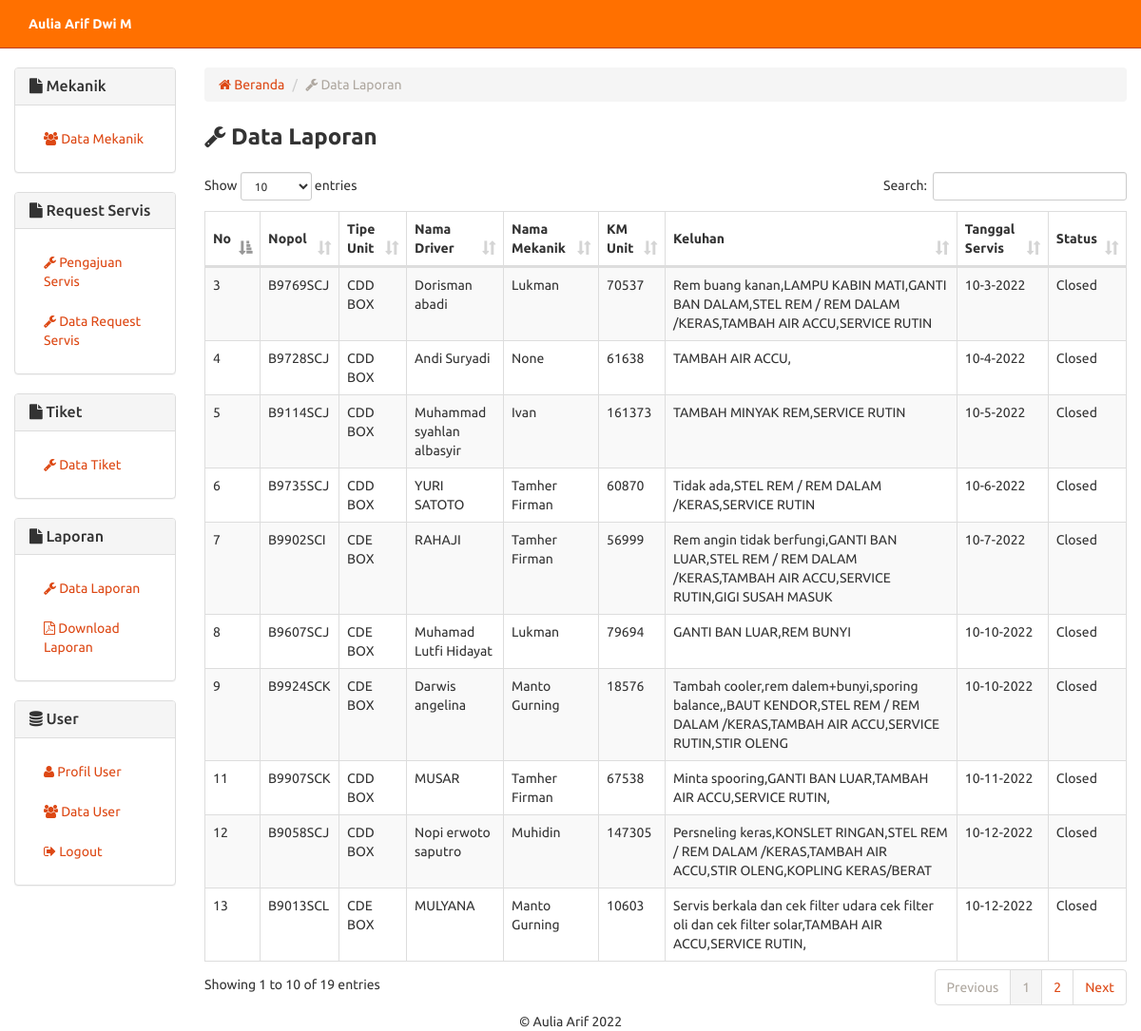
The app's page /laporan.php (signed in) with its own data.
### tables this page shows
CREATE TABLE `tiket` (
  `no_tiket` int(5) NOT NULL,
  `nopol` varchar(10) NOT NULL,
  `tipe_unit` varchar(10) NOT NULL,
  `nama_driver` varchar(30) NOT NULL,
  `nama_mekanik` varchar(30) DEFAULT NULL,
  `km_unit` varchar(6) NOT NULL,
  `keluhan` varchar(200) NOT NULL,
  `tanggal_servis` varchar(15) DEFAULT NULL,
  `status` varchar(10) NOT NULL
);

### includes/laporan.inc.php (called while the page is built, shortened)
<?php
class Tiket{
  private $conn;
  public function __construct($db){
    $this->conn = $db;
  }
	function readAll(){
	    $query = "SELECT * FROM tiket
	              #JOIN mekanik ON tiket.nama_mekanik=mekanik.nama_mekanik
	              #JOIN 213_pelanggan ON tiket.id_pelanggan=213_pelanggan.id_pelanggan
		          #JOIN 213_sparepart ON tiket.id_sparepart=213_sparepart.id_sparepart
		         # JOIN unit ON tiket.nopol=unit.nopol
		          WHERE status = 'Closed' ";
		$stmt = $this->conn->prepare( $query );
		$stmt->execute();
		return $stmt;
	}
	function countAll(){
		$query = "SELECT * FROM tiket
		          JOIN mekanik ON tiket.nama_mekanik=mekanik.nama_mekanik
		          #JOIN 213_pelanggan ON tiket.id_pelanggan=213_pelanggan.id_pelanggan
		          #JOIN 213_sparepart ON tiket.id_sparepart=213_sparepart.id_sparepart
		          JOIN unit ON tiket.nopol=unit.nopol";
		$stmt = $this->conn->prepare( $query );
		$stmt->execute();
		return $stmt->rowCount();
	}
}
?>

### laporan.php (the view, shortened to what this page needs)
<?php
include "header.php";
include_once 'includes/laporan.inc.php';
$pro = new Tiket($db);
$stmt = $pro->readAll();
            ?>
<div class="row">
	<div class="col-xs-12 col-sm-12 col-md-2">
		  	<?php
			include_once 'sidebar.php';
			?>
	</div>
	<div class="col-xs-12 col-sm-12 col-md-10">
	<ol class="breadcrumb">
	  <li><a href="index.php"><span class="fa fa-home"></span> Beranda</a></li>
	  <li class="active"><span class="fa fa-wrench"></span> Data Laporan</li>
	</ol>
<form method="post">
    <div class="row">
        <div class="col-md-6 text-left">
            <strong style="font-size:18pt;"><span class="fa fa-wrench"></span> Data Laporan</strong>
        </div>
    </div>
    <br/>
    <table width="100%" class="table table-striped table-bordered" id="tabeldata">
        <thead>
            <tr class="text-center">
                <th style="vertical-align:middle;">No</th>
                <th style="vertical-align:middle;">Nopol</th>
                <th style="vertical-align:middle;">Tipe Unit</th>
                <th style="vertical-align:middle;">Nama Driver</th>
                <th style="vertical-align:middle;">Nama Mekanik</th>
                <th style="vertical-align:middle;">KM Unit</th>
                <th style="vertical-align:middle;">Keluhan</th>
				<th style="vertical-align:middle;">Tanggal Servis</th>
                <th style="vertical-align:middle;">Status</th>
            </tr>
        </thead>
               <tbody>
    <?php
    while ($row = $stmt->fetch(PDO::FETCH_ASSOC)){
    ?>
            <tr>
            <td style="vertical-align:center;"><?php echo $row['no_tiket'] ?></td>
            <td style="vertical-align:center;"><?php echo $row['nopol'] ?></td>
             <td style="vertical-align:center;"><?php echo $row['tipe_unit'] ?></td>
            <td style="vertical-align:center;"><?php echo $row['nama_driver'] ?></td>
    	    <td style="vertical-align:center;"><?php echo $row['nama_mekanik'] ?></td>
            <td style="vertical-align:center;"><?php echo $row['km_unit'] ?></td>
            <td style="vertical-align:center;"><?php echo $row['keluhan'] ?></td>
		    <td style="vertical-align:center;"><?php echo $row['tanggal_servis'] ?></td>
            <td style="vertical-align:center;"><?php echo $row['status'] ?></td>
            </tr>
		 <?php
    }
    ?>
        </tbody>
    </table>
    </form>
</div>
</div>
<?php include "footer.php"; ?>

### header.php (shortened to what this page needs)
<!DOCTYPE html>
<html lang="en">
  <head>
    <link href="css/bootstrap.min.css" rel="stylesheet">
    <link href="css/dataTables.bootstrap.min.css" rel="stylesheet">
    <link type="text/css" href="css/jquery.toastmessage.css" rel="stylesheet"/>
	<link rel="stylesheet" href="css/font-awesome.min.css">
  </head>
  <body>
	<nav class="aku navbar navbar-default navbar-static-top" style="background-color: #FF7000;">
	  <div class="container-fluid">
		<div class="navbar navbar-fixed-top">
  <div class="navbar-inner">
    <div class="container"> <a class="btn btn-navbar" data-toggle="collapse" data-target=".nav-collapse">
	</a> </a>
    </div>
  </div>
</div>
		<div class="collapse navbar-collapse" id="bs-example-navbar-collapse-1">
		  <ul class="nav navbar-nav navbar-left">
			<li><a href="profil.php"><b><?php echo $_SESSION['nama_user'] ?></b></a></li>
		  </ul>
		</div>
	  </div>
	</nav>
    <div class="container-fluid">

### sidebar.php
<?php if ($_SESSION['tipe_user'] == 'admin') { ?>
	<div class="panel panel-default">
		<div class="panel-heading">
			<h3 class="panel-title"><span class="fa fa-file"></span> Mekanik</h3>
		</div>
		<div class="panel-body">
			<ul class="nav nav-pills nav-stacked">
				<li role="presentation"><a href="mekanik.php"><span class="fa fa-users"></span> Data Mekanik</a></li>
			</ul>
		</div>
	</div>
<?php } ?>
<div class="panel panel-default">
	<div class="panel-heading">
		<h3 class="panel-title"><span class="fa fa-file"></span> Request Servis</h3>
	</div>
	<div class="panel-body">
		<ul class="nav nav-pills nav-stacked">
			<li role="presentation"><a href="request-baru.php"><span class="fa fa-wrench"></span> Pengajuan Servis</a></li>
			<?php if ($_SESSION['tipe_user'] == 'admin') { ?>
				<li role="presentation"><a href="request.php"><span class="fa fa-wrench"></span> Data Request Servis</a></li>
			<?php } ?>
		</ul>
	</div>
</div>
<?php if ($_SESSION['tipe_user'] == 'admin') { ?>
	<div class="panel panel-default">
		<div class="panel-heading">
			<h3 class="panel-title"><span class="fa fa-file"></span> Tiket</h3>
		</div>
		<div class="panel-body">
			<ul class="nav nav-pills nav-stacked">
				<li role="presentation"><a href="tiket.php"><span class="fa fa-wrench"></span> Data Tiket</a></li>
			</ul>
		</div>
	</div>
	<div class="panel panel-default">
		<div class="panel-heading">
			<h3 class="panel-title"><span class="fa fa-file"></span> Laporan</h3>
		</div>
		<div class="panel-body">
			<ul class="nav nav-pills nav-stacked">
				<li role="presentation"><a href="laporan.php"><span class="fa fa-wrench"></span> Data Laporan</a></li>
				<li role="presentation"><a href="laporan-servis.php" target="_blank"><span class="fa fa-file-pdf-o"></span> Download Laporan</a></li>
			</ul>
		</div>
	</div>
<?php } ?>
<div class="panel panel-default">
	<div class="panel-heading">
		<h3 class="panel-title"><span class="fa fa-database"></span> User</h3>
	</div>
	<div class="panel-body">
		<ul class="nav nav-pills nav-stacked">
			<?php if ($_SESSION['tipe_user'] == 'admin') { ?>
				<li role="presentation"><a href="profil.php"><span class="fa fa-user"></span> Profil User</a></li>
				<li role="presentation"><a href="user.php"><span class="fa fa-users"></span> Data User</a></li>
			<?php } ?>
			<li role="presentation"><a href="logout.php"><span class="fa fa-sign-out"></span> Logout</a></li>
		</ul>
	</div>
</div>

### footer.php (shortened to what this page needs)
<footer class="text-center">&copy; Aulia Arif 2022</footer>
	</div>
  </body>
</html>

### records on screen
tiket: no_tiket "3", nopol "B9769SCJ", tipe_unit "CDD BOX", nama_driver "Dorisman abadi", nama_mekanik "Lukman", km_unit "70537", keluhan "Rem buang kanan,LAMPU KABIN MATI,GANTI BAN DALAM,STEL REM / REM DALAM /KERAS,TAMBAH AIR ACCU,SERVICE RUTIN", tanggal_servis "10-3-2022", status "Closed"
tiket: no_tiket "4", nopol "B9728SCJ", tipe_unit "CDD BOX", nama_driver "Andi Suryadi", nama_mekanik "None", km_unit "61638", keluhan "TAMBAH AIR ACCU,", tanggal_servis "10-4-2022", status "Closed"
tiket: no_tiket "5", nopol "B9114SCJ", tipe_unit "CDD BOX", nama_driver "Muhammad syahlan albasyir", nama_mekanik "Ivan", km_unit "161373", keluhan "TAMBAH MINYAK REM,SERVICE RUTIN", tanggal_servis "10-5-2022", status "Closed"
tiket: no_tiket "6", nopol "B9735SCJ", tipe_unit "CDD BOX", nama_driver "YURI SATOTO", nama_mekanik "Tamher Firman", km_unit "60870", keluhan "Tidak ada,STEL REM / REM DALAM /KERAS,SERVICE RUTIN", tanggal_servis "10-6-2022", status "Closed"
tiket: no_tiket "7", nopol "B9902SCI", tipe_unit "CDE BOX", nama_driver "RAHAJI", nama_mekanik "Tamher Firman", km_unit "56999", keluhan "Rem angin tidak berfungi,GANTI BAN LUAR,STEL REM / REM DALAM /KERAS,TAMBAH AIR ACCU,SERVICE RUTIN,GIGI SUSAH MASUK", tanggal_servis "10-7-2022", status "Closed"
tiket: no_tiket "8", nopol "B9607SCJ", tipe_unit "CDE BOX", nama_driver "Muhamad Lutfi Hidayat", nama_mekanik "Lukman", km_unit "79694", keluhan "GANTI BAN LUAR,REM BUNYI", tanggal_servis "10-10-2022", status "Closed"
tiket: no_tiket "9", nopol "B9924SCK", tipe_unit "CDE BOX", nama_driver "Darwis angelina", nama_mekanik "Manto Gurning", km_unit "18576", keluhan "Tambah cooler,rem dalem+bunyi,sporing balance,,BAUT KENDOR,STEL REM / REM DALAM /KERAS,TAMBAH AIR ACCU,SERVICE RUTIN,STIR OLENG", tanggal_servis "10-10-2022", status "Closed"
tiket: no_tiket "11", nopol "B9907SCK", tipe_unit "CDD BOX", nama_driver "MUSAR", nama_mekanik "Tamher Firman", km_unit "67538", keluhan "Minta spooring,GANTI BAN LUAR,TAMBAH AIR ACCU,SERVICE RUTIN,", tanggal_servis "10-11-2022", status "Closed"
tiket: no_tiket "12", nopol "B9058SCJ", tipe_unit "CDD BOX", nama_driver "Nopi erwoto saputro", nama_mekanik "Muhidin", km_unit "147305", keluhan "Persneling keras,KONSLET RINGAN,STEL REM / REM DALAM /KERAS,TAMBAH AIR ACCU,STIR OLENG,KOPLING KERAS/BERAT", tanggal_servis "10-12-2022", status "Closed"
tiket: no_tiket "13", nopol "B9013SCL", tipe_unit "CDE BOX", nama_driver "MULYANA", nama_mekanik "Manto Gurning", km_unit "10603", keluhan "Servis berkala dan cek filter udara cek filter oli dan cek filter solar,TAMBAH AIR ACCU,SERVICE RUTIN,", tanggal_servis "10-12-2022", status "Closed"

### other values on screen
$_SESSION['nama_user'] "Aulia Arif Dwi M"
